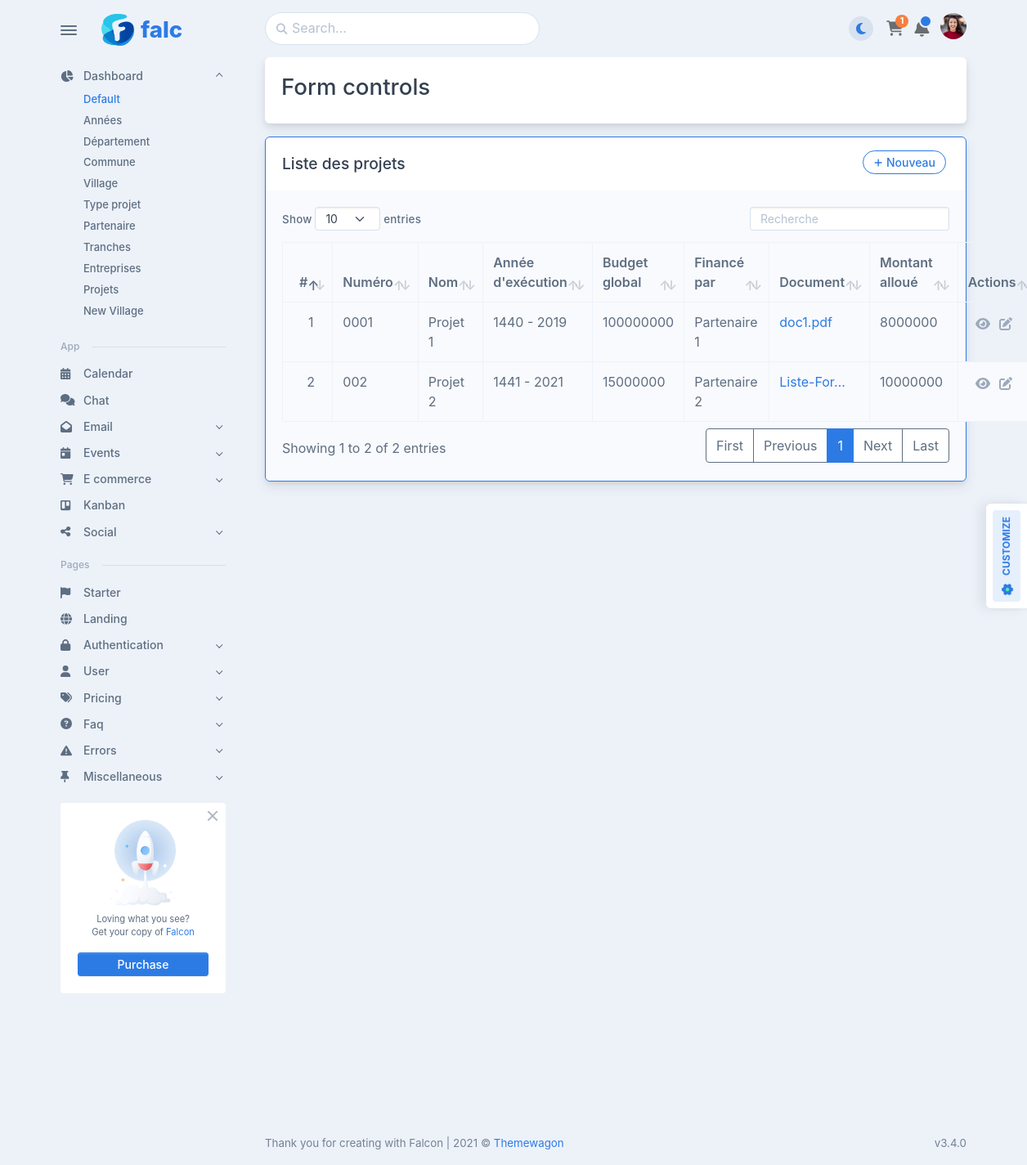
Screenshot of /projets/ with the database file from the repository.
### projet/models.py (models this page shows, shortened)
class Projet(models.Model):
    numero = models.CharField(max_length=150)
    nom = models.CharField(max_length=150)
    debut = models.DateField(verbose_name="Date début")
    fin = models.DateField(verbose_name="Date fin")
    budget_global = models.IntegerField()
    doc_projet = models.FileField(upload_to='', verbose_name='Document projet')
    numero_decret = models.CharField(max_length=150)
    montant_alloue = models.IntegerField(verbose_name='Montant alloué')
    partenaire = models.ForeignKey(Partenaire, on_delete=CASCADE, verbose_name='Financé par')
    type_projet = models.ForeignKey(Type_projet, on_delete=CASCADE)
    execut = models.ForeignKey(Annee_exec, on_delete=CASCADE, verbose_name="Année d'exécution")
    entreprise = models.ForeignKey(Entreprise, on_delete=CASCADE)
    village = models.ForeignKey(Village, on_delete=CASCADE, null=True)
    created_at = models.DateTimeField(auto_now_add=True)
    updated_at = models.DateTimeField(auto_now=True)

class Annee_exec(models.Model):
    hegirien = models.CharField(max_length=150)
    gregorien = models.CharField(max_length=150)
    created_at = models.DateTimeField(auto_now_add=True)
    updated_at = models.DateTimeField(auto_now=True)
    def get_annee(self):
        return f"{self.hegirien} - {self.gregorien}"

class Partenaire(models.Model):
    nom = models.CharField(max_length=200)
    pays = models.CharField(max_length=150)
    created_at = models.DateTimeField(auto_now_add=True)
    updated_at = models.DateTimeField(auto_now=True)

### projet/views/projet.py (the view)
# urls.py: path('projets/', projet.projet_list, name="projet_list"),
def projet_list(request):
	projets = Projet.objects.all()
	return render(request, 'projet/projet_list.html', {'projets':projets})

### projet/templates/projet/projet_list.html (shortened to what this page needs)
{% extends "layouts/base.html" %}
{% load static %}
{% block content %}
<div class="row g-0">
    <div class="card mb-3">
        <div class="bg-holder d-none d-lg-block bg-card"
            style="background-image:url({../../../assets/img/icons/spot-illustrations/corner-4.png});"></div>
        <div class="card-body position-relative">
            <div class="row">
                <div class="col-lg-8">
                    <h3>Form controls</h3>
                </div>
            </div>
        </div>
    </div>
    <div class="card mb-3 border border-primary">
        <div class="card-header">
            <div class="row flex-between-end">
                <div class="col-auto align-self-center">
                    <h5 class="mb-0" data-anchor="data-anchor">Liste des projets</h5>
                </div>
                <div class="col-auto ms-auto">
                    <a type="button" class="btn btn-outline-primary btn-sm rounded-pill me-1 mb-1 show-form"
                        href="{% url 'projet_create' %}">
                        <span class="fas fa-plus me-1" data-fa-transform="shrink-3"></span>Nouveau
                    </a>
                </div>
            </div>
        </div>
        <div class="card-body bg-light ">
            <div class="pb-20 material-datatables">
                <table id="datatables" class="table hover table-bordered table-striped">
                    <thead>
                        <tr>
                            <th class="table-plus datatable-nosort">#</th>
                            <th>Numéro</th>
                            <th>Nom</th>
                            <th>Année d'exécution</th>
                            <th>Budget global</th>
                            <th>Financé par</th>
                            <th>Document</th>
                            <th>Montant alloué</th>
                            <th>Actions</th>
                        </tr>
                    </thead>
                    <tbody>
                        {% for projet in projets %}
                        <tr>
                            <td style="width: 70px; text-align: center">{{ forloop.counter }}</td>
                            <td>{{ projet.numero }}</td>
                            <td>{{ projet.nom }}</td>
                            <td>{{ projet.execut.get_annee }}</td>
                            <td>{{ projet.budget_global }}</td>
                            <td>{{ projet.partenaire.nom }}</td>
                            <td><a href="{{ projet.doc_projet.url }}">{{ projet.doc_projet|truncatechars:10 }}</a></td>
                            <td>{{ projet.montant_alloue }}</td>
                            <td class="td-actions" style="width: 120px; text-align: center">
                                <div>
                                    <a class="btn p-0 " type="button"
                                        href="{% url 'projet_detail' projet.id %}" data-bs-toggle="tooltip"
                                        data-bs-placement="top" title="View">
                                        <span class="text-500 fas fa-eye"></span>
                                    </a>&nbsp;
                                    <a class="btn p-0 " type="button"
                                        href="{% url 'projet_update' projet.id %}" data-bs-toggle="tooltip"
                                        data-bs-placement="top" title="Edit">
                                        <span class="text-500 fas fa-edit"></span>
                                    </a>&nbsp;
                                </div>
                            </td>
                        </tr>
                        {% empty %}
                        <tr>
                            <td colspan="9" class="text-center bg-info">Aucun projet enregistré</td>
                        </tr>
                        {% endfor %}
                    </tbody>
                </table>
            </div>
        </div>
    </div>
</div>
{% endblock content %}

### rows the page displays
Projet: numero "0001", nom "Projet 1", execut.get_annee "1440 - 2019", budget_global "100000000", partenaire.nom "Partenaire 1", doc_projet "doc1.pdf", montant_alloue "8000000"
Projet: numero "002", nom "Projet 2", execut.get_annee "1441 - 2021", budget_global "15000000", partenaire.nom "Partenaire 2", doc_projet "Liste-For…", montant_alloue "10000000"
